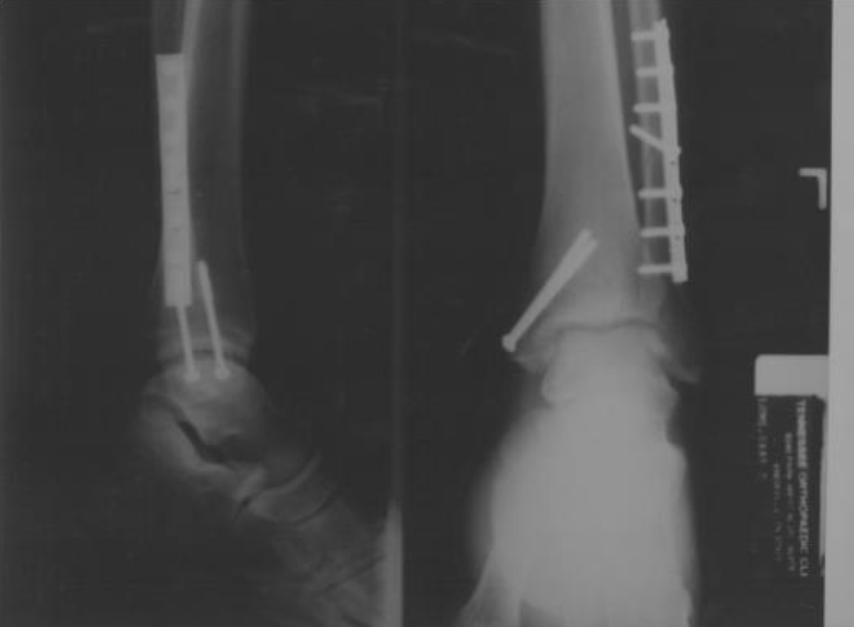
#> input picture Exam/bone.png, 854 x 627 px
$ python imageFlip.py
#> lines starting #> are read from the running program, lines starting #| are printed output that depends on the picture
import numpy as np
import cv2

inputImage = cv2.imread('bone.png', 0)
#> inputImage is the input picture: shape (627, 854); min 42, max 169, mean 69.9
dx, dy = np.shape(inputImage)
#> dx = 627; dy = 854
outputImage = np.zeros_like(inputImage)

for i in range(dx):
    for j in range(dy):
        outputImage[i][j] = inputImage[dx-1-i][dx-1-j]
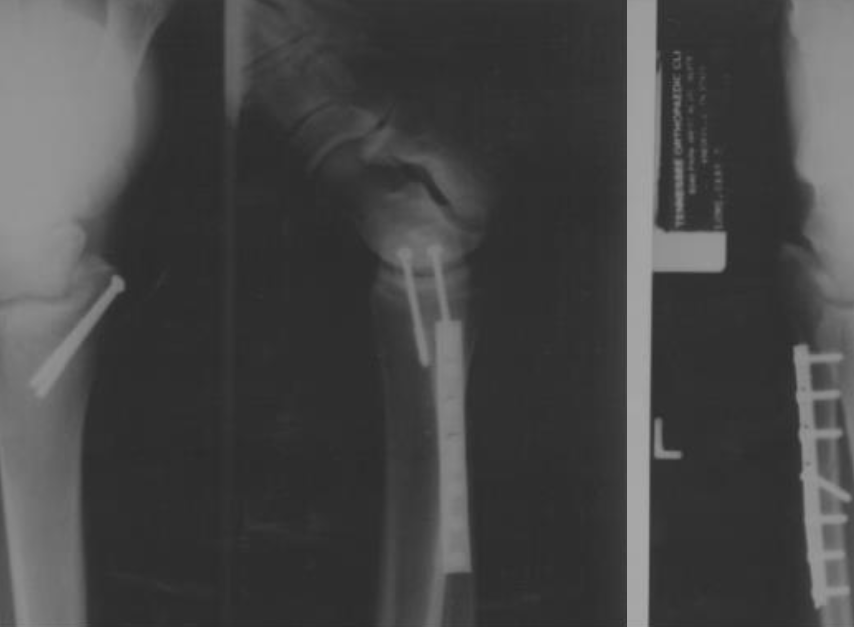
#> outputImage: shape (627, 854); min 42, max 169, mean 69.9

cv2.imshow('input', inputImage)
cv2.imshow('output', outputImage)
cv2.waitKey(0)
